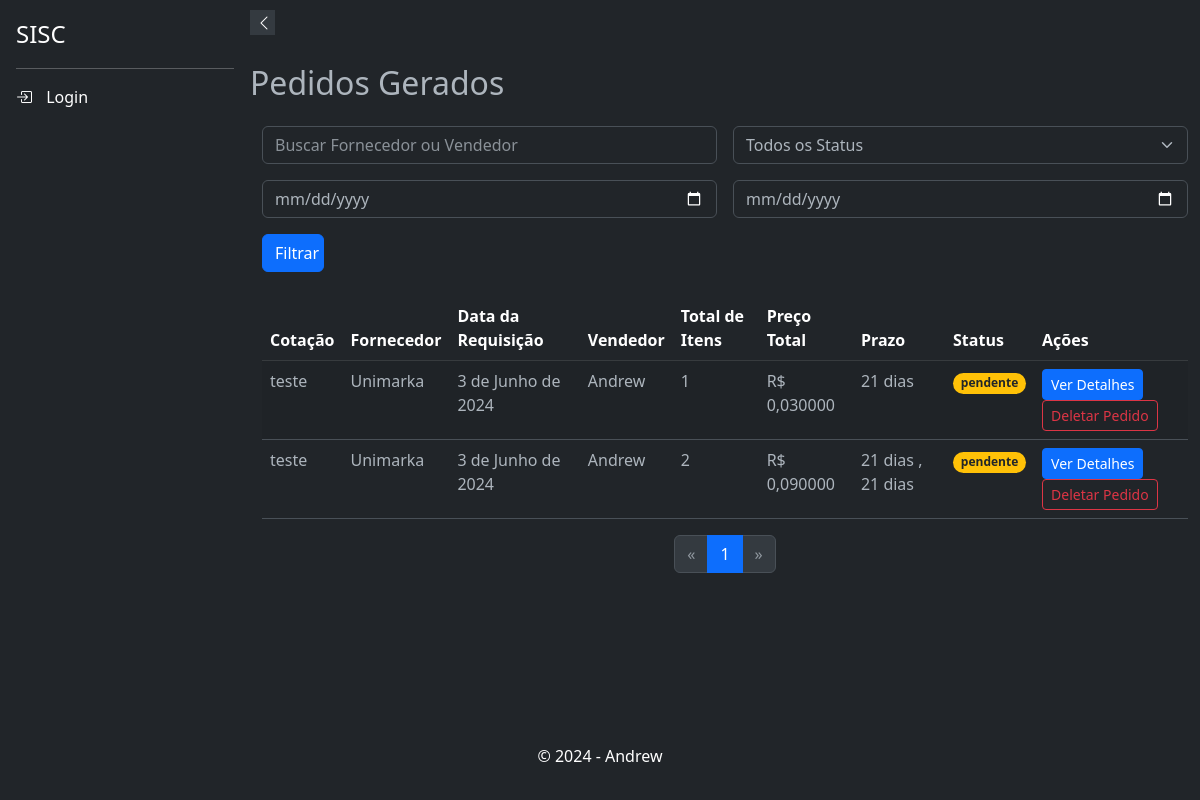
/respostas/pedidos/, run on an earlier commit of the app's database.
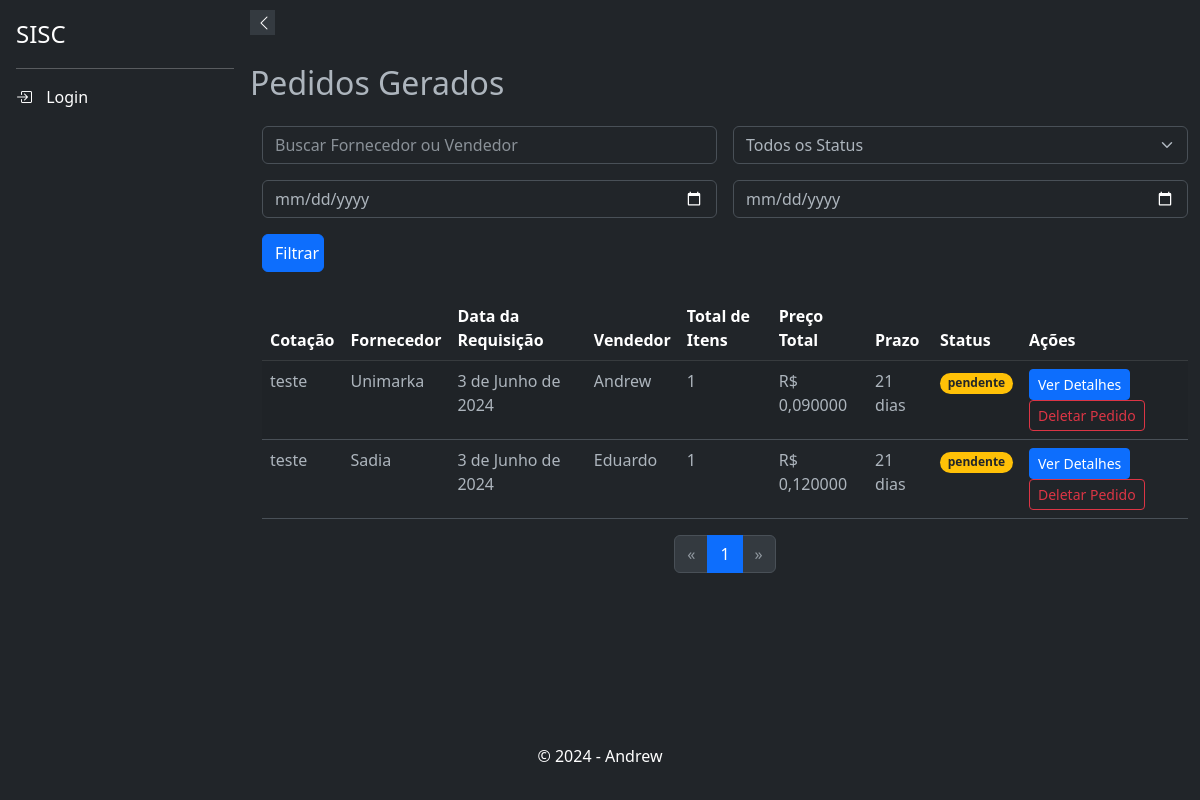
And on a later commit of the database.
### respostas/models.py (models this page shows, shortened)
class PedidoAgrupado(models.Model):
    fornecedor = models.ForeignKey(Supplier, on_delete=models.CASCADE, verbose_name="Fornecedor")
    cotacao = models.ForeignKey(Cotacao, on_delete=models.CASCADE)
    data_requisicao = models.DateField(verbose_name="Data da Requisição")
    status = models.CharField(max_length=50, choices=[
        ('pendente', 'Pendente'),
        ('concluido', 'Concluído'),
        ('cancelado', 'Cancelado'),
    ], default='pendente', verbose_name="Status do Pedido")
    usuario_criador = models.ForeignKey(settings.AUTH_USER_MODEL, on_delete=models.SET_NULL, null=True)
    @property
    def total_itens(self):
        return self.pedidos.count()
    @property
    def preco_total(self):
        return sum(item.preco * item.quantidade for item in self.pedidos.all())

class Pedido(models.Model):
    produto = models.ForeignKey(Product, on_delete=models.CASCADE, verbose_name="Produto")
    quantidade = models.DecimalField(max_digits=10, decimal_places=3, verbose_name="Quantidade")
    tipo_volume = models.CharField(max_length=50, choices=Product.UNIDADE_CHOICES, verbose_name="Tipo de Volume")
    preco = models.DecimalField(max_digits=10, decimal_places=3, verbose_name="Preço")
    prazo_alternativo_selecionado = models.BooleanField(default=False, verbose_name="Prazo Alternativo Selecionado")
    prazo_alternativo = models.PositiveIntegerField(null=True, blank=True, verbose_name="Prazo Alternativo")
    observacoes = models.TextField(blank=True, null=True, verbose_name="Observações")
    pedido_agrupado = models.ForeignKey(PedidoAgrupado, related_name='pedidos', on_delete=models.CASCADE, verbose_name="Pedido Agrupado", null=True, default=None)
    class Meta:
        verbose_name = "Pedido"
        verbose_name_plural = "Pedidos"

### cotacao/models.py (models this page shows, shortened)
class Cotacao(models.Model):
    uuid = models.UUIDField(default=uuid.uuid4, editable=False, unique=True)
    nome = models.CharField(max_length=200)
    departamento = models.ForeignKey(Departamento, on_delete=models.SET_NULL, null=True )
    usuario_criador = models.ForeignKey(settings.AUTH_USER_MODEL, on_delete=models.CASCADE, related_name='cotacoes_criadas', null=True, )
    data_abertura = models.DateField()
    data_fechamento = models.DateField()
    status = models.CharField(max_length=10, default='ativo', choices=[('ativo', 'Aberto'), ('inativo', 'Fechado')])
    prazo = models.IntegerField(
                                    choices=[(0, 'à vista'), (7, '7 dias'), (14, '14 dias'), (21, '21 dias'), (28, '28 dias')],
                                    default=21,
                                    help_text='Prazo para os produtos'
                                    )
    class Meta:
        verbose_name = _('Cotação')
        verbose_name_plural = _('Cotações')
        ordering = ['data_abertura']
        indexes = [
            models.Index(fields=['departamento']),
            models.Index(fields=['status']),
            models.Index(fields=['data_abertura']),
        ]

### suppliers/models.py (models this page shows, shortened)
class Supplier(models.Model):
    user = models.ForeignKey(settings.AUTH_USER_MODEL, on_delete=models.CASCADE, blank=True, null=True)
    name = models.CharField(max_length=255)
    email = models.EmailField(unique=True)
    phone_regex = RegexValidator(regex=r'^\+?\d{10,15}$', message="Número de telefone no formato: '+999999999'. Até 15 dígitos.", )
    phone = models.CharField(validators=[phone_regex], max_length=17, blank=True)
    company = models.CharField(max_length=255, null=True, blank=True)
    cnpj = models.CharField(max_length=18, unique=True, validators=[validate_cnpj], null=True, blank=True)
    active = models.BooleanField(default=True, verbose_name="Ativo")
    address_line_1 = models.CharField("Endereço", max_length=255, null=True, blank=True)
    address_line_2 = models.CharField("Complemento", max_length=255, null=True, blank=True)
    city = models.CharField("Cidade", max_length=100, null=True, blank=True)
    state = models.CharField("Estado", max_length=50, null=True, blank=True)
    zip_code = models.CharField("CEP", max_length=10, null=True, blank=True)
    minimum_order_value = models.DecimalField("Valor Mínimo para Pedido", max_digits=10, decimal_places=3, validators=[MinValueValidator(0)], null=True, blank=True)
    order_response_deadline = models.TimeField("Prazo de Resposta para Pedidos", null=True, blank=True)
    departments = models.ManyToManyField('products.Departamento', related_name='suppliers', blank=True)
    categories = models.ManyToManyField(Category, blank=True, verbose_name="Categorias")
    subcategories = models.ManyToManyField(Subcategory, blank=True, verbose_name="Subcategorias")
    brands = models.ManyToManyField(Brand,  blank=True, verbose_name="Marcas")
    created_at = models.DateTimeField(auto_now_add=False, default=datetime.datetime.now, null=True, blank=True)
    updated_at = models.DateTimeField(auto_now=True, verbose_name="Atualizado em")
    deleted = models.BooleanField(default=False)
    holiday_cover_name = models.CharField("Nome do Fornecedor de Férias", max_length=255, null=True, blank=True)
    holiday_cover_email = models.EmailField("Email do Fornecedor de Férias", null=True, blank=True)
    holiday_cover_phone = models.CharField("Telefone do Fornecedor de Férias", validators=[phone_regex], max_length=17, blank=True, null=True)
    observation = models.TextField("Observação", null=True, blank=True)
    delivery_days = models.CharField("Dias de Entrega", max_length=100, blank=True, null=True)
    quality_rating = models.IntegerField(default=0, blank=True, null=True)
    delivery_time_rating = models.IntegerField(default=0, blank=True, null=True)
    price_rating = models.IntegerField(default=0, blank=True, null=True)
    reliability_rating = models.IntegerField(default=0, blank=True, null=True)
    flexibility_rating = models.IntegerField(default=0, blank=True, null=True)
    partnership_rating = models.IntegerField(default=0, blank=True, null=True)
    comments = models.TextField("Comentários", max_length=100, blank=True, null=True)
    billing_deadline_choices = [
        ('1-2', '1 a 2 dias úteis'),
        ('3-5', '3 a 5 dias úteis'),
        ('6-10', '6 a 10 dias úteis'),
        ('11-15', '11 a 15 dias úteis'),
        ('15+', 'Mais de 15 dias úteis'),
        ('negotiable', 'A combinar')
    ]
    billing_deadline = models.CharField(max_length=20, choices=billing_deadline_choices, default='1-2', verbose_name="Prazo de Faturamento")
    specific_billing_deadline = models.CharField(max_length=50, blank=True, null=True, verbose_name="Prazo Específico de Faturamento")
    class Meta:
        ordering = ['name']

### respostas/views.py (the view, shortened to what this page needs)
# urls.py: path('pedidos/', ListarPedidosView.as_view(), name='listar_pedidos'),
class ListarPedidosView(ListView):
    model = PedidoAgrupado
    template_name = 'respostas/listar_pedidos.html'
    context_object_name = 'pedidos_agrupados'
    paginate_by = 10  # Número de pedidos agrupados por página
    def get_queryset(self):
        queryset = super().get_queryset()
        query = self.request.GET.get('q')
        status = self.request.GET.get('status')
        start_date = self.request.GET.get('start_date')
        end_date = self.request.GET.get('end_date')
        search_query = self.request.GET.get('q')
        status = self.request.GET.get('status')
        if status:
            queryset = queryset.filter(status=status)
        start_date_str = self.request.GET.get('start_date')
        end_date_str = self.request.GET.get('end_date')
        if start_date_str and end_date_str:
            start_date = timezone.make_aware(datetime.datetime.strptime(start_date_str, '%Y-%m-%d'))
            end_date = timezone.make_aware(datetime.datetime.strptime(end_date_str, '%Y-%m-%d') + datetime.timedelta(days=1))
            queryset = queryset.filter(data_requisicao__range=(start_date, end_date))
        return queryset

### respostas/templates/respostas/listar_pedidos.html (shortened to what this page needs)
{% extends 'base.html' %}
{% block content %}
<h2 class="my-4">Pedidos Gerados</h2>
<div class="container mb-4">
    <form method="get" class="row g-3">
        <div class="col-md-6">
            <input type="text" name="q" class="form-control" placeholder="Buscar Fornecedor ou Vendedor" value="{{ request.GET.q }}">
        </div>
        <div class="col-md-6">
            <select name="status" class="form-select">
                <option value="">Todos os Status</option>
            </select>
        </div>
        <div class="col-md-6">
            <input type="date" name="start_date" class="form-control" placeholder="Data Início" value="{{ request.GET.start_date }}">
        </div>
        <div class="col-md-6">
            <input type="date" name="end_date" class="form-control" placeholder="Data Fim" value="{{ request.GET.end_date }}">
        </div>
        <div class="col-md-1">
            <button type="submit" class="btn btn-primary w-100">Filtrar</button>
        </div>
    </form>
</div>
<div class="container">
    {% if pedidos_agrupados %}
    <table class="table table-striped">
        <thead class="table-dark">
            <tr>
                <th>Cotação</th>
                <th>Fornecedor</th>
                <th>Data da Requisição</th>
                <th>Vendedor</th>
                <th>Total de Itens</th>
                <th>Preço Total</th>
                <th>Prazo</th>
                <th>Status</th>
                <th>Ações</th>
            </tr>
        </thead>
        <tbody>
            {% for pedido_agrupado in pedidos_agrupados %}
            <tr>
                <td>{{ pedido_agrupado.cotacao.nome }}</td>
                <td>{{ pedido_agrupado.fornecedor.company }}</td>
                <td>{{ pedido_agrupado.data_requisicao }}</td>
                <td>{{ pedido_agrupado.fornecedor.name }}</td>
                <td>{{ pedido_agrupado.total_itens }}</td>
                <td>R$ {{ pedido_agrupado.preco_total }}</td>
                <td>
                    {% for pedido in pedido_agrupado.pedidos.all %}
                        {% if pedido.prazo_alternativo_selecionado and pedido.prazo_alternativo %}
                            {{ pedido.prazo_alternativo }} dias (Alternativo)
                        {% else %}
                            {{ pedido_agrupado.cotacao.prazo }} dias
                        {% endif %}
                        {% if not forloop.last %}, {% endif %}
                    {% endfor %}
                </td>
                <td>
                    <span class="badge rounded-pill
                        {% if pedido_agrupado.status == 'pendente' %}bg-warning text-dark
                        {% elif pedido_agrupado.status == 'concluido' %}bg-success
                        {% elif pedido_agrupado.status == 'cancelado' %}bg-danger
                        {% endif %}
                    ">
                        {{ pedido_agrupado.status }}
                    </span>
                </td>
                <td>
                    <a href="{% url 'respostas:detalhes_pedido_agrupado' pedido_agrupado.pk %}" class="btn btn-primary btn-sm">Ver Detalhes</a>
                    <a href="{% url 'respostas:deletar_pedido_agrupado' pedido_agrupado.pk %}" class="btn btn-outline-danger btn-sm">Deletar Pedido</a>
                </td>
            </tr>
            {% endfor %}
        </tbody>
    </table>
    <nav aria-label="Page navigation">
        <ul class="pagination justify-content-center">
            {% if page_obj.has_previous %}
            <li class="page-item">
                <a class="page-link" href="?{% if request.GET.q %}q={{ request.GET.q }}&{% endif %}{% if request.GET.status %}status={{ request.GET.status }}&{% endif %}{% if request.GET.start_date %}start_date={{ request.GET.start_date }}&{% endif %}{% if request.GET.end_date %}end_date={{ request.GET.end_date }}&{% endif %}page={{ page_obj.previous_page_number }}" aria-label="Previous">
                    <span aria-hidden="true">&laquo;</span>
                </a>
            </li>
            {% else %}
            <li class="page-item disabled">
                <a class="page-link" href="#" aria-label="Previous">
                    <span aria-hidden="true">&laquo;</span>
                </a>
            </li>
            {% endif %}
            {% for num in page_obj.paginator.page_range %}
                {% if page_obj.number == num %}
                    <li class="page-item active"><a class="page-link" href="#">{{ num }}</a></li>
                {% endif %}
            {% endfor %}
            {% if page_obj.has_next %}
            <li class="page-item">
                <a class="page-link" href="?{% if request.GET.q %}q={{ request.GET.q }}&{% endif %}{% if request.GET.status %}status={{ request.GET.status }}&{% endif %}{% if request.GET.start_date %}start_date={{ request.GET.start_date }}&{% endif %}{% if request.GET.end_date %}end_date={{ request.GET.end_date }}&{% endif %}page={{ page_obj.next_page_number }}" aria-label="Next">
                    <span aria-hidden="true">&raquo;</span>
                </a>
            </li>
            {% else %}
            <li class="page-item disabled">
                <a class="page-link" href="#" aria-label="Next">
                    <span aria-hidden="true">&raquo;</span>
                </a>
            </li>
            {% endif %}
        </ul>
    </nav>
    {% else %}
    <div class="alert alert-info">Nenhum pedido encontrado.</div>
    {% endif %}
</div>
{% endblock %}

What changed in the data, as far as the page shows it:
removed PedidoAgrupado: cotacao.nome "teste", fornecedor.company "Unimarka", data_requisicao "3 de Junho de 2024", fornecedor.name "Andrew", total_itens "1", preco_total "0,030000", cotacao.prazo "21", status "pendente"
removed PedidoAgrupado: cotacao.nome "teste", fornecedor.company "Unimarka", data_requisicao "3 de Junho de 2024", fornecedor.name "Andrew", total_itens "2", preco_total "0,090000", cotacao.prazo "21", status "pendente"
added PedidoAgrupado: cotacao.nome "teste", fornecedor.company "Unimarka", data_requisicao "3 de Junho de 2024", fornecedor.name "Andrew", total_itens "1", preco_total "0,090000", cotacao.prazo "21", status "pendente"
added PedidoAgrupado: cotacao.nome "teste", fornecedor.company "Sadia", data_requisicao "3 de Junho de 2024", fornecedor.name "Eduardo", total_itens "1", preco_total "0,120000", cotacao.prazo "21", status "pendente"
